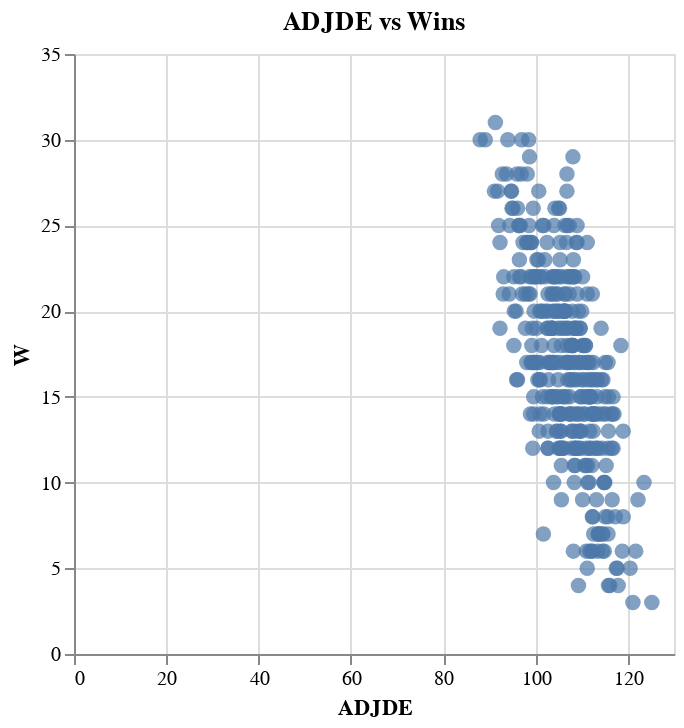

The notebook cell saved with this chart:
### Code cell
# Scatter: ADJDE vs W
alt.Chart(df).mark_circle(size=60).encode(
    x='ADJDE:Q',
    y='W:Q',
    tooltip=['Team','W','ADJOE','ADJDE','BARTHAG']
).properties(title='ADJDE vs Wins').interactive()

### Figure 1 — Vega-Lite specification as saved in the notebook (floating-point values rounded to 4 significant figures; data arrays with more than 128 entries replaced by an {"elided": "..."} marker saying what was removed)
{"config": {"view": {"continuousWidth": 300, "continuousHeight": 300}}, "data": {"name": "data-a162d7d32dc2053d81d3956ca4c5e312"}, "mark": {"type": "circle", "size": 60}, "encoding": {"tooltip": [{"field": "Team", "type": "nominal"}, {"field": "W", "type": "quantitative"}, {"field": "ADJOE", "type": "quantitative"}, {"field": "ADJDE", "type": "quantitative"}, {"field": "BARTHAG", "type": "quantitative"}], "x": {"field": "ADJDE", "type": "quantitative"}, "y": {"field": "W", "type": "quantitative"}}, "params": [{"name": "param_11", "select": {"type": "interval", "encodings": ["x", "y"]}, "bind": "scales"}], "title": "ADJDE vs Wins", "$schema": "https://vega.github.io/schema/vega-lite/v5.17.0.json", "datasets": {"data-a162d7d32dc2053d81d3956ca4c5e312": {"elided": "364 records"}}}
